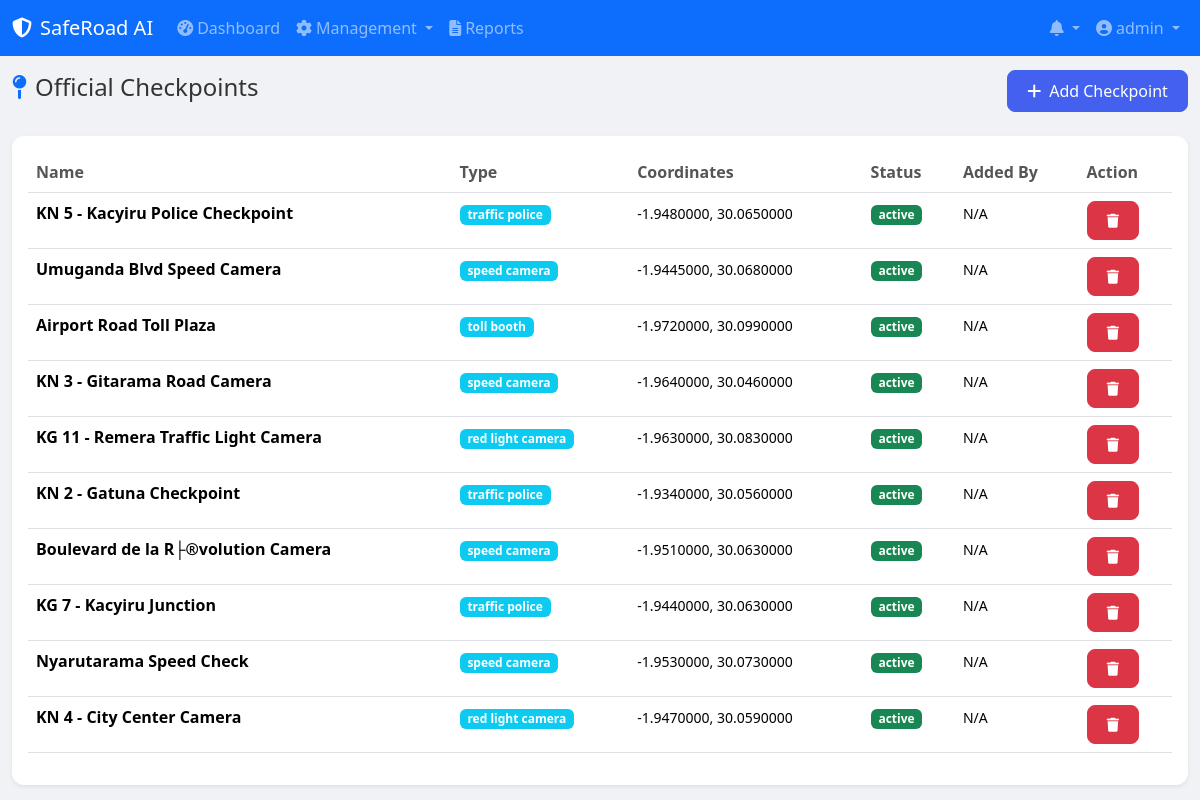
Page /admin/checkpoints/index.php (signed in) on the committed database.
### tables this page shows
CREATE TABLE `checkpoints` (
  `id` int(11) NOT NULL AUTO_INCREMENT,
  `checkpoint_name` varchar(200) NOT NULL,
  `latitude` decimal(10,7) NOT NULL,
  `longitude` decimal(10,7) NOT NULL,
  `type` enum('traffic_police','speed_camera','red_light_camera','toll_booth','weigh_station','border') DEFAULT 'traffic_police',
  `status` enum('active','inactive') DEFAULT 'active',
  `description` text DEFAULT NULL,
  `added_by` int(11) DEFAULT NULL,
  `created_at` timestamp NOT NULL DEFAULT current_timestamp(),
  PRIMARY KEY (`id`),
  KEY `added_by` (`added_by`),
  CONSTRAINT `checkpoints_ibfk_1` FOREIGN KEY (`added_by`) REFERENCES `users` (`id`) ON DELETE SET NULL
);

### config/database.php (called while the page is built, shortened)
<?php
class Database {
    private static $instance = null;
    private $conn;
    private function __construct() {
        try {
            $dsn = "mysql:host=" . DB_HOST . ";dbname=" . DB_NAME . ";charset=utf8mb4";
            $options = [
                PDO::ATTR_ERRMODE => PDO::ERRMODE_EXCEPTION,
                PDO::ATTR_DEFAULT_FETCH_MODE => PDO::FETCH_ASSOC,
                PDO::ATTR_EMULATE_PREPARES => false,
            ];
            $this->conn = new PDO($dsn, DB_USER, DB_PASS, $options);
        } catch (PDOException $e) {
            error_log("Database connection failed: " . $e->getMessage());
            die("Database connection failed. Please check configuration.");
        }
    }
    public static function getInstance() {
        if (self::$instance === null) {
            self::$instance = new self();
        }
        return self::$instance;
    }
    public function query($sql, $fetchMode = PDO::FETCH_ASSOC) {
        $stmt = $this->conn->query($sql);
        $stmt->setFetchMode($fetchMode);
        return $stmt;
    }
}

### admin/checkpoints/index.php (the view, shortened to what this page needs)
<?php
$db = Database::getInstance();
$checkpoints = $db->query("SELECT c.*, u.username as added_by_name FROM checkpoints c LEFT JOIN users u ON c.added_by = u.id ORDER BY c.created_at DESC")->fetchAll();
include __DIR__ . '/../../includes/header.php';
include __DIR__ . '/../../includes/navbar.php';
?>
<div class="container-fluid">
    <div class="d-flex justify-content-between align-items-center mb-4">
        <h4><i class="fas fa-map-pin me-2 text-primary"></i>Official Checkpoints</h4>
        <button class="btn btn-primary" data-bs-toggle="modal" data-bs-target="#addModal"><i class="fas fa-plus me-2"></i>Add Checkpoint</button>
    </div>
    <div class="card border-0 shadow-sm">
        <div class="card-body">
            <table class="table table-hover">
                <thead><tr><th>Name</th><th>Type</th><th>Coordinates</th><th>Status</th><th>Added By</th><th>Action</th></tr></thead>
                <tbody>
                    <?php foreach ($checkpoints as $c): ?>
                    <tr>
                        <td><strong><?php echo htmlspecialchars($c['checkpoint_name']); ?></strong></td>
                        <td><span class="badge bg-info"><?php echo str_replace('_', ' ', $c['type']); ?></span></td>
                        <td><small><?php echo $c['latitude']; ?>, <?php echo $c['longitude']; ?></small></td>
                        <td><span class="badge bg-<?php echo $c['status'] === 'active' ? 'success' : 'secondary'; ?>"><?php echo $c['status']; ?></span></td>
                        <td><small><?php echo htmlspecialchars($c['added_by_name'] ?? 'N/A'); ?></small></td>
                        <td>
                            <form method="POST" class="d-inline" onsubmit="return confirm('Delete this checkpoint?')">
                                <button type="submit" name="delete" class="btn btn-sm btn-danger"><i class="fas fa-trash"></i></button>
                            </form>
                        </td>
                    </tr>
                    <?php endforeach; ?>
                </tbody>
            </table>
        </div>
    </div>
</div>
<?php include __DIR__ . '/../../includes/footer.php'; ?>

### assets/css/style.css (style rules this page uses)
:root { --primary: #4361ee; --primary-dark: #3a56d4; --secondary: #3f37c9; --success: #06d6a0; --danger: #ef476f; --warning: #ffd166; --info: #4cc9f0; --dark: #1a1a2e; --light: #f8f9fa; --sidebar-width: 260px; }
* { margin: 0; padding: 0; box-sizing: border-box; }
body { font-family: 'Segoe UI', Tahoma, Geneva, Verdana, sans-serif; background: #f0f2f5; color: #333; min-height: 100vh; }
.card { border-radius: 12px !important; overflow: hidden; }
.btn { border-radius: 8px; font-weight: 500; padding: 0.5rem 1.2rem; transition: all 0.2s ease; }
.btn-primary { background: var(--primary); border-color: var(--primary); }
.table th { font-weight: 600; color: #555; }

### rows in the picture
checkpoints: checkpoint_name "KN 5 - Kacyiru Police Checkpoint", type "traffic police", latitude "-1.9480000", longitude "30.0650000", status "active", added_by_name "N/A"
checkpoints: checkpoint_name "Umuganda Blvd Speed Camera", type "speed camera", latitude "-1.9445000", longitude "30.0680000", status "active", added_by_name "N/A"
checkpoints: checkpoint_name "Airport Road Toll Plaza", type "toll booth", latitude "-1.9720000", longitude "30.0990000", status "active", added_by_name "N/A"
checkpoints: checkpoint_name "KN 3 - Gitarama Road Camera", type "speed camera", latitude "-1.9640000", longitude "30.0460000", status "active", added_by_name "N/A"
checkpoints: checkpoint_name "KG 11 - Remera Traffic Light Camera", type "red light camera", latitude "-1.9630000", longitude "30.0830000", status "active", added_by_name "N/A"
checkpoints: checkpoint_name "KN 2 - Gatuna Checkpoint", type "traffic police", latitude "-1.9340000", longitude "30.0560000", status "active", added_by_name "N/A"
checkpoints: checkpoint_name "Boulevard de la R├®volution Camera", type "speed camera", latitude "-1.9510000", longitude "30.0630000", status "active", added_by_name "N/A"
checkpoints: checkpoint_name "KG 7 - Kacyiru Junction", type "traffic police", latitude "-1.9440000", longitude "30.0630000", status "active", added_by_name "N/A"
checkpoints: checkpoint_name "Nyarutarama Speed Check", type "speed camera", latitude "-1.9530000", longitude "30.0730000", status "active", added_by_name "N/A"
checkpoints: checkpoint_name "KN 4 - City Center Camera", type "red light camera", latitude "-1.9470000", longitude "30.0590000", status "active", added_by_name "N/A"

### other values in the picture
SITE_NAME "SafeRoad AI"
$_SESSION['username'] "admin"
